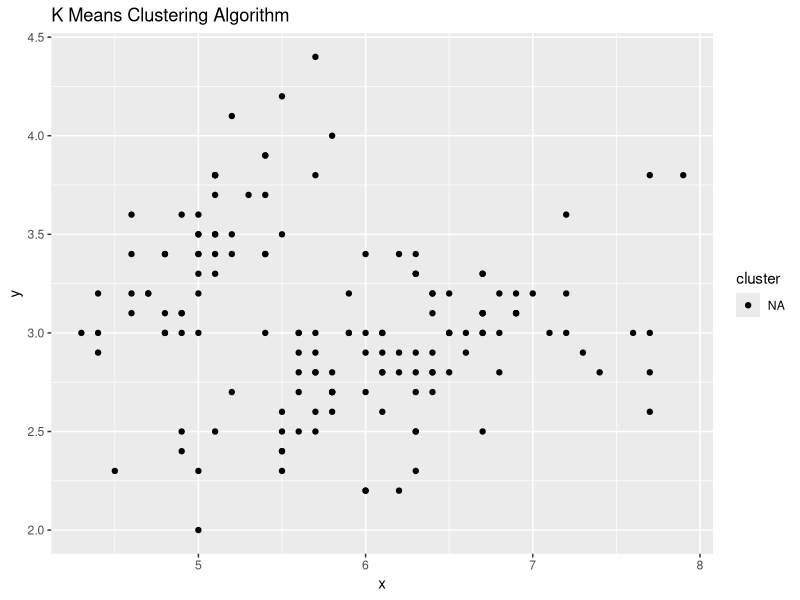
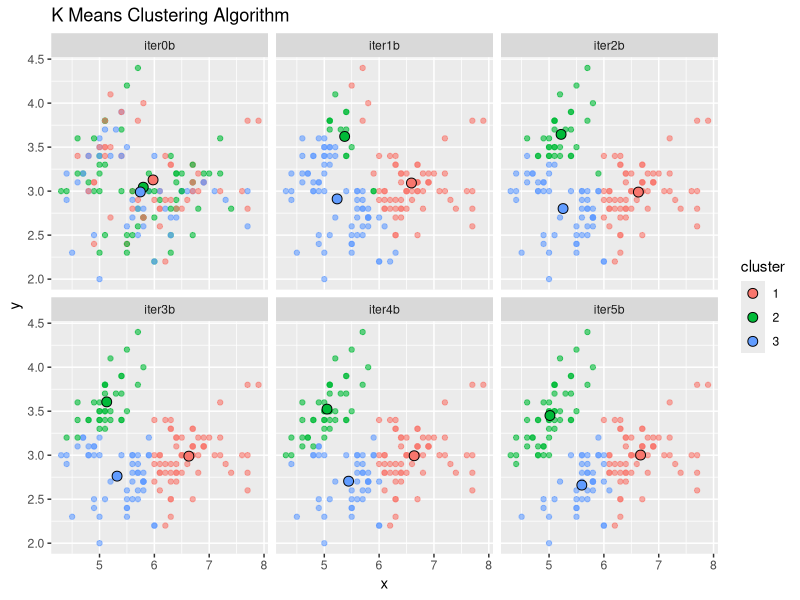
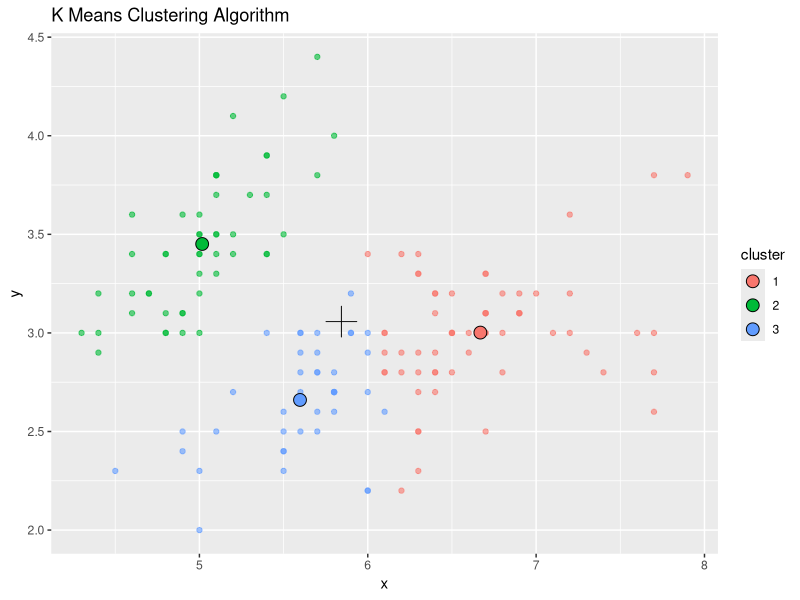
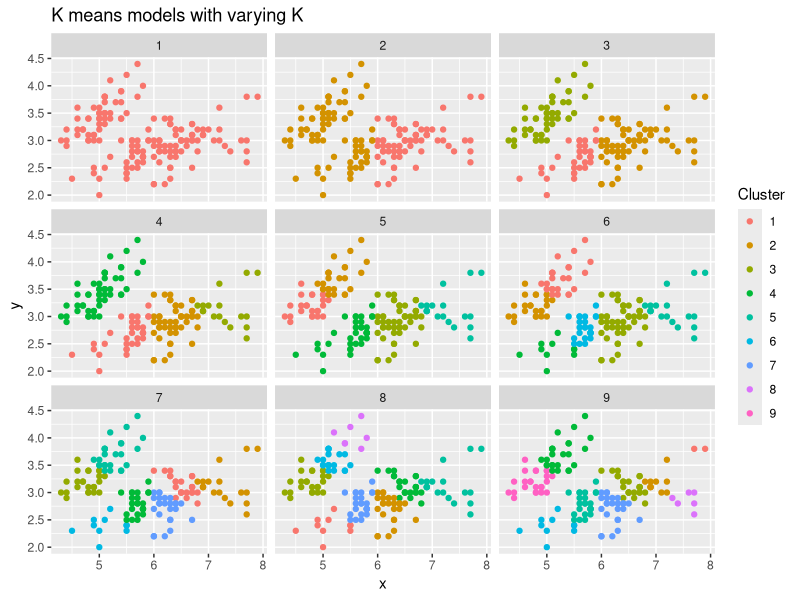
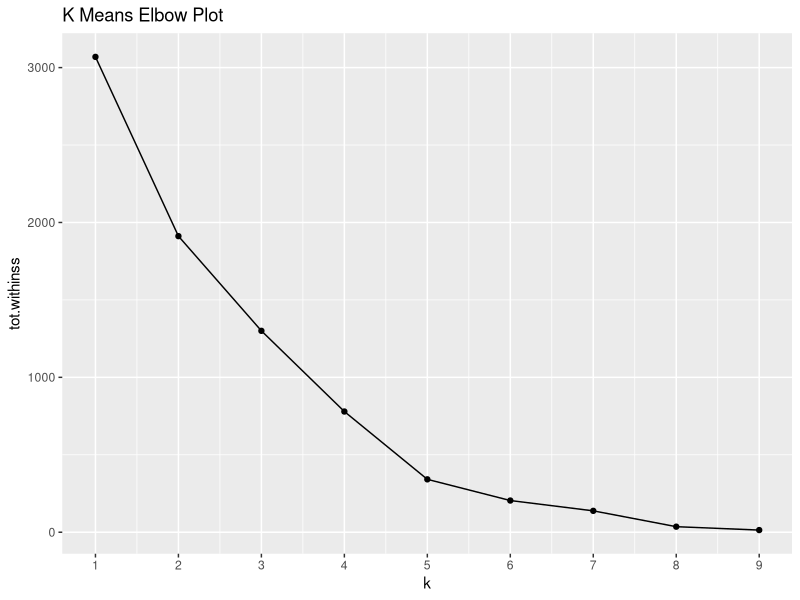

The R script that drew these images, in order:
## ---- chunk 1
knitr::opts_chunk$set(echo = TRUE)
## ---- chunk 2
library(tidyverse)
library(broom)
library(gganimate)
library(gridExtra)
## ---- chunk 3
## Code to do each iteration of Kmeans and prepare the data for future plotting
# I Definetly should be able to clean up this code with a loop or function but i cannot think right now...

set.seed(1230)


# Initialize Clustering
iris_sample0 <- iris %>%
  select(x = Sepal.Length, y = Sepal.Width) %>% 
  mutate(iter0 = factor(sample(c(1,2,3), size = n(), replace = TRUE)))

iris_means0 <- iris_sample0 %>% 
  select(group = iter0, x, y) %>%
  group_by(group) %>% 
  summarize(center_x = mean(x), center_y = mean(y)) %>% 
  mutate(iteration = "iter0")


# Perform First Iteration
iris_sample1 <- iris_sample0 %>% 
  mutate(dist1 = sqrt((x - iris_means0$center_x[1])^2 + (y - iris_means0$center_y[1])^2),
         dist2 = sqrt((x - iris_means0$center_x[2])^2 + (y - iris_means0$center_y[2])^2),
         dist3 = sqrt((x - iris_means0$center_x[3])^2 + (y - iris_means0$center_y[3])^2),
         iter1 = case_when(
           pmin(dist1, dist2, dist3) == dist1 ~ 1,
           pmin(dist1, dist2, dist3) == dist2 ~ 2,
           pmin(dist1, dist2, dist3) == dist3 ~ 3),
         iter1 = factor(iter1)) %>% 
  select(-starts_with("dist"))
           
iris_means1 <- iris_sample1 %>% 
  select(group = iter1, x, y) %>%
  group_by(group) %>% 
  summarize(center_x = mean(x), center_y = mean(y)) %>% 
  mutate(iteration = "iter1")


# Perform Second Iteration
iris_sample2 <- iris_sample1 %>% 
  mutate(dist1 = sqrt((x - iris_means1$center_x[1])^2 + (y - iris_means1$center_y[1])^2),
         dist2 = sqrt((x - iris_means1$center_x[2])^2 + (y - iris_means1$center_y[2])^2),
         dist3 = sqrt((x - iris_means1$center_x[3])^2 + (y - iris_means1$center_y[3])^2),
         iter2 = case_when(
           pmin(dist1, dist2, dist3) == dist1 ~ 1,
           pmin(dist1, dist2, dist3) == dist2 ~ 2,
           pmin(dist1, dist2, dist3) == dist3 ~ 3),
         iter2 = factor(iter2)) %>% 
  select(-starts_with("dist"))
           
iris_means2 <- iris_sample2 %>% 
  select(group = iter2, x, y) %>%
  group_by(group) %>% 
  summarize(center_x = mean(x), center_y = mean(y)) %>% 
  mutate(iteration = "iter2")


# Perform Third Iteration
iris_sample3 <- iris_sample2 %>% 
  mutate(dist1 = sqrt((x - iris_means2$center_x[1])^2 + (y - iris_means2$center_y[1])^2),
         dist2 = sqrt((x - iris_means2$center_x[2])^2 + (y - iris_means2$center_y[2])^2),
         dist3 = sqrt((x - iris_means2$center_x[3])^2 + (y - iris_means2$center_y[3])^2),
         iter3 = case_when(
           pmin(dist1, dist2, dist3) == dist1 ~ 1,
           pmin(dist1, dist2, dist3) == dist2 ~ 2,
           pmin(dist1, dist2, dist3) == dist3 ~ 3),
         iter3 = factor(iter3)) %>% 
  select(-starts_with("dist"))
           
iris_means3 <- iris_sample3 %>% 
  select(group = iter3, x, y) %>%
  group_by(group) %>% 
  summarize(center_x = mean(x), center_y = mean(y)) %>% 
  mutate(iteration = "iter3")


# Perform Fourth Iteration
iris_sample4 <- iris_sample3 %>% 
  mutate(dist1 = sqrt((x - iris_means3$center_x[1])^2 + (y - iris_means3$center_y[1])^2),
         dist2 = sqrt((x - iris_means3$center_x[2])^2 + (y - iris_means3$center_y[2])^2),
         dist3 = sqrt((x - iris_means3$center_x[3])^2 + (y - iris_means3$center_y[3])^2),
         iter4 = case_when(
           pmin(dist1, dist2, dist3) == dist1 ~ 1,
           pmin(dist1, dist2, dist3) == dist2 ~ 2,
           pmin(dist1, dist2, dist3) == dist3 ~ 3),
         iter4 = factor(iter4)) %>% 
  select(-starts_with("dist"))
           
iris_means4 <- iris_sample4 %>% 
  select(group = iter4, x, y) %>% 
  group_by(group) %>% 
  summarize(center_x = mean(x), center_y = mean(y)) %>% 
  mutate(iteration = "iter4")

# Perform Fifth Iteration
iris_sample5 <- iris_sample4 %>% 
  mutate(dist1 = sqrt((x - iris_means4$center_x[1])^2 + (y - iris_means4$center_y[1])^2),
         dist2 = sqrt((x - iris_means4$center_x[2])^2 + (y - iris_means4$center_y[2])^2),
         dist3 = sqrt((x - iris_means4$center_x[3])^2 + (y - iris_means4$center_y[3])^2),
         iter5 = case_when(
           pmin(dist1, dist2, dist3) == dist1 ~ 1,
           pmin(dist1, dist2, dist3) == dist2 ~ 2,
           pmin(dist1, dist2, dist3) == dist3 ~ 3),
         iter5 = factor(iter5)) %>% 
  select(-starts_with("dist"))
           
iris_means5 <- iris_sample5 %>% 
  select(group = iter5, x, y) %>% 
  group_by(group) %>% 
  summarize(center_x = mean(x), center_y = mean(y)) %>% 
  mutate(iteration = "iter5")



df_kmeans_example <- iris_sample5
df_kmeans_ex_center <- bind_rows(iris_means0, iris_means1, iris_means2, iris_means3, iris_means4, iris_means5)
## ---- chunk 4

# Create facet plot for  K means algorithm


df_kmeans_centers <- df_kmeans_ex_center %>% 
  mutate(sample = 1) %>% 
  bind_rows(df_kmeans_ex_center) %>% 
  replace_na(list(sample = 2)) %>% 
  mutate(iteration = case_when(
            sample == 1 ~ paste(iteration, "b", sep = ""),
            sample == 2 ~ paste("iter", as.numeric(str_sub(iteration, start = -1)) + 1, "a", sep = ""))) %>% 
  select(-sample, cluster = group) %>% 
  filter(iteration != "iter6a")

df_kmeans <- df_kmeans_example %>% 
  rename(iter0a = iter0, iter1a = iter1, iter2a = iter2,
         iter3a = iter3, iter4a = iter4, iter5a = iter5) %>% 
  mutate(iter0b = iter0a, iter1b = iter1a, iter2b = iter2a,
         iter3b = iter3a, iter4b = iter4a, iter5b = iter5a) %>% 
  gather(starts_with("iter"), key = "iteration", value = "group") %>% 
  mutate(iteration = factor(iteration)) %>% 
  rename(cluster = group)


iris_sample0 %>% 
  ggplot(aes(x,y, col = "NA")) +
    geom_point() +
    scale_color_manual(values= c("#000000")) +
    labs(title = "K Means Clustering Algorithm",
         col = "cluster")


df_kmeans %>% 
  filter(str_detect(iteration, "b")) %>% 
  ggplot(aes(x = x, y = y, col = cluster)) +
    geom_point(alpha = 0.6) +
    geom_point(data = filter(df_kmeans_centers, str_detect(iteration, "b")),
               aes(x = center_x, y = center_y, fill = cluster), shape = 21, col = "black",size = 3) +
    facet_wrap(~iteration) +
    labs(title = "K Means Clustering Algorithm")
  

## ---- chunk 5

tot <- df_kmeans %>% 
  filter(iteration == "iter5b") %>% 
  summarize(center_x = mean(x), center_y = mean(y)) %>% 
  mutate(cluster = "total")


df_kmeans %>% 
  filter(iteration == "iter5b") %>% 
  ggplot(aes(x = x, y = y, col = cluster)) +
    geom_point(alpha = 0.6) +
    geom_point(data = filter(df_kmeans_centers, iteration == "iter5b"),
               aes(x = center_x, y = center_y, fill = cluster), shape = 21, col = "black",size = 4) +
    geom_point(data = tot,
               aes(x = center_x, y = center_y),
               shape = 3, col = "black",size = 7) +
    labs(title = "K Means Clustering Algorithm")






## ---- chunk 6

df <- iris %>%
  select(x = Sepal.Length, y = Sepal.Width)

for(k in 1:9){
 
  model <- kmeans(df, centers = k, nstart = 20) 
  
  clusters <- tibble(k = model$cluster)
  
  df <- df %>% bind_cols(clusters)
}

df %>% 
  gather(-x, -y, key = "Number_of_clusters", value = "Value") %>% 
  mutate(No_of_Clusters = factor(sort(rep(1:9, times = 150)))) %>% 
  ggplot(aes(x, y, col = factor(Value))) +
    geom_point() +
    facet_wrap(~No_of_Clusters) +
    labs(title = "K means models with varying K", 
         col = "Cluster")
  

tibble(k = 1:9) %>%
  mutate(clusts = map(k, ~kmeans(df, .x, nstart = 20)),
         glanced = map(clusts, glance)) %>% 
  unnest(glanced) %>% 
  ggplot(aes(x = k, y = tot.withinss)) +
    geom_line() +
    geom_point() +
    scale_x_continuous(breaks = 1:9) +
    labs(title = "K Means Elbow Plot")



## ---- chunk 7

# Create gganimation for kmeans algorithm

df_kmeans %>% 
  mutate(group = seq_len(nrow(df_kmeans))) %>% 
  ggplot(aes(x = x, y = y, col = cluster, group = group)) +
    geom_point(alpha = 0.8) +
    geom_point(data = df_kmeans_centers, aes(x = center_x, y = center_y, fill = cluster, group = cluster), shape = 21, col = "black",size = 6) +
    labs(title = "{closest_state}") +
    transition_states(iteration, transition_length = 5, state_length = 10) +
    enter_fade() + 
    exit_fade() +
    ease_aes('sine-in-out')
